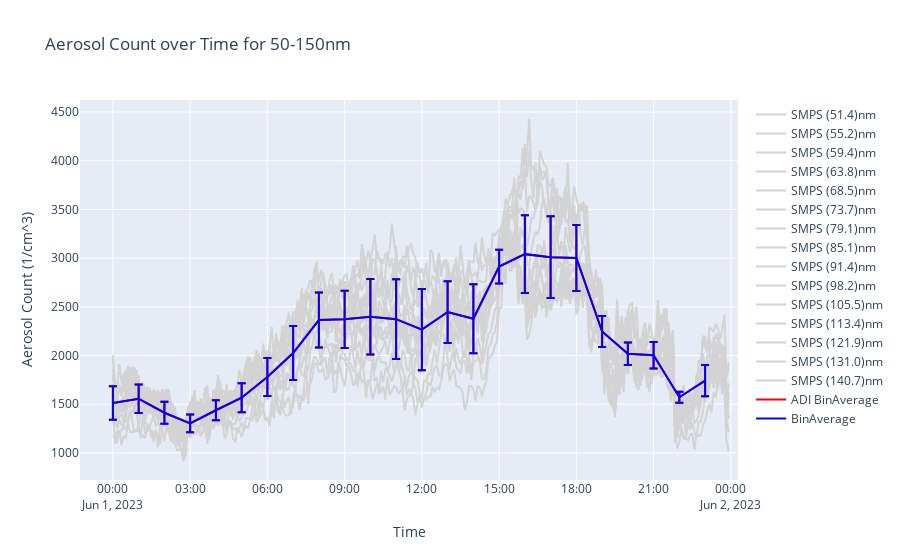

The notebook cell this image was saved under:
### Code cell
fig = go.Figure()

i = 1  # output dia bin # (0-10) 

filtered_smps = smps.sel(diameter_mobility=slice(*avg_ds["diameter_mobility_bounds"].values[i]))

for d in range(0, len(filtered_smps["diameter_mobility"]), 2):
    dia = filtered_smps.diameter_mobility.values[d]
    fig.add_trace(go.Scatter(
        x=filtered_smps["time"].values, 
        y=filtered_smps["dN_dlogDp"].values[:, d],
        mode='lines',
        name=f'SMPS ({dia:.1f})nm',
        marker_color="lightgrey"
    ))

fig.add_trace(go.Scatter(
    x=adi_bin_avg["time"].values, 
    y=adi_bin_avg["aerosol_count"].values[:, i],
    error_y=dict(array=adi_bin_avg["aerosol_count_std"].values[:, i]),
    mode="lines",
    name="ADI BinAverage",
    marker=dict(color="red"),
))

fig.add_trace(go.Scatter(
    x=avg_ds["time"].values, 
    y=avg_ds["dN_dlogDp"].values[:, i],
    error_y=dict(array=avg_ds["dN_dlogDp_std"].values[:, i]),
    mode='lines',
    name='BinAverage',
    marker=dict(color="blue"),
))

# Update layout
dia_bounds = adi_bin_avg["diameter_bounds"].values[i]
fig.update_layout(
    title=f'Aerosol Count over Time for {int(dia_bounds[0])}-{int(dia_bounds[1])}nm',
    xaxis_title='Time',
    yaxis_title="Aerosol Count (1/cm^3)",
)

# Show plot
fig.show()

### Figure 1 — Plotly figure (JSON) as saved in the notebook; plotly's stock layout.template omitted (floating-point values rounded to 4 significant figures; data arrays with more than 128 entries replaced by an {"elided": "..."} marker saying what was removed)
{"data": [{"marker": {"color": "lightgrey"}, "mode": "lines", "name": "SMPS (51.4)nm", "type": "scatter", "x": {"elided": "288 str values"}, "y": {"elided": "288 float values"}}, {"marker": {"color": "lightgrey"}, "mode": "lines", "name": "SMPS (55.2)nm", "type": "scatter", "x": {"elided": "288 str values"}, "y": {"elided": "288 float values"}}, {"marker": {"color": "lightgrey"}, "mode": "lines", "name": "SMPS (59.4)nm", "type": "scatter", "x": {"elided": "288 str values"}, "y": {"elided": "288 float values"}}, {"marker": {"color": "lightgrey"}, "mode": "lines", "name": "SMPS (63.8)nm", "type": "scatter", "x": {"elided": "288 str values"}, "y": {"elided": "288 float values"}}, {"marker": {"color": "lightgrey"}, "mode": "lines", "name": "SMPS (68.5)nm", "type": "scatter", "x": {"elided": "288 str values"}, "y": {"elided": "288 float values"}}, {"marker": {"color": "lightgrey"}, "mode": "lines", "name": "SMPS (73.7)nm", "type": "scatter", "x": {"elided": "288 str values"}, "y": {"elided": "288 float values"}}, {"marker": {"color": "lightgrey"}, "mode": "lines", "name": "SMPS (79.1)nm", "type": "scatter", "x": {"elided": "288 str values"}, "y": {"elided": "288 float values"}}, {"marker": {"color": "lightgrey"}, "mode": "lines", "name": "SMPS (85.1)nm", "type": "scatter", "x": {"elided": "288 str values"}, "y": {"elided": "288 float values"}}, {"marker": {"color": "lightgrey"}, "mode": "lines", "name": "SMPS (91.4)nm", "type": "scatter", "x": {"elided": "288 str values"}, "y": {"elided": "288 float values"}}, {"marker": {"color": "lightgrey"}, "mode": "lines", "name": "SMPS (98.2)nm", "type": "scatter", "x": {"elided": "288 str values"}, "y": {"elided": "288 float values"}}, {"marker": {"color": "lightgrey"}, "mode": "lines", "name": "SMPS (105.5)nm", "type": "scatter", "x": {"elided": "288 str values"}, "y": {"elided": "288 float values"}}, {"marker": {"color": "lightgrey"}, "mode": "lines", "name": "SMPS (113.4)nm", "type": "scatter", "x": {"elided": "288 str values"}, "y": {"elided": "288 float values"}}, {"marker": {"color": "lightgrey"}, "mode": "lines", "name": "SMPS (121.9)nm", "type": "scatter", "x": {"elided": "288 str values"}, "y": {"elided": "288 float values"}}, {"marker": {"color": "lightgrey"}, "mode": "lines", "name": "SMPS (131.0)nm", "type": "scatter", "x": {"elided": "288 str values"}, "y": {"elided": "288 float values"}}, {"marker": {"color": "lightgrey"}, "mode": "lines", "name": "SMPS (140.7)nm", "type": "scatter", "x": {"elided": "288 str values"}, "y": {"elided": "288 float values"}}, {"error_y": {"array": [172.0, 146.2, 112.5, 91.92, 103.1, 148.5, 194.5, 277.7, 282.5, 293.2, 388.0, 409.0, 417.9, 317.2, 354.0, 174.3, 398.9, 420.7, 339.3, 158.9, 116.5, 136.0, 56.19, 160.6]}, "marker": {"color": "red"}, "mode": "lines", "name": "ADI BinAverage", "type": "scatter", "x": ["2023-06-01T00:00:00.000000000", "2023-06-01T01:00:00.000000000", "2023-06-01T02:00:00.000000000", "2023-06-01T03:00:00.000000000", "2023-06-01T04:00:00.000000000", "2023-06-01T05:00:00.000000000", "2023-06-01T06:00:00.000000000", "2023-06-01T07:00:00.000000000", "2023-06-01T08:00:00.000000000", "2023-06-01T09:00:00.000000000", "2023-06-01T10:00:00.000000000", "2023-06-01T11:00:00.000000000", "2023-06-01T12:00:00.000000000", "2023-06-01T13:00:00.000000000", "2023-06-01T14:00:00.000000000", "2023-06-01T15:00:00.000000000", "2023-06-01T16:00:00.000000000", "2023-06-01T17:00:00.000000000", "2023-06-01T18:00:00.000000000", "2023-06-01T19:00:00.000000000", "2023-06-01T20:00:00.000000000", "2023-06-01T21:00:00.000000000", "2023-06-01T22:00:00.000000000", "2023-06-01T23:00:00.000000000"], "y": [1512.0, 1556.0, 1413.0, 1303.0, 1438.0, 1567.0, 1779.0, 2026.0, 2364.0, 2372.0, 2398.0, 2374.0, 2266.0, 2447.0, 2378.0, 2913.0, 3041.0, 3011.0, 3002.0, 2247.0, 2018.0, 2002.0, 1572.0, 1742.0]}, {"error_y": {"array": [172.0, 146.2, 112.5, 91.92, 103.1, 148.5, 194.5, 277.7, 282.5, 293.2, 388.0, 409.0, 417.9, 317.2, 354.0, 174.3, 398.9, 420.7, 339.3, 158.9, 116.5, 136.0, 56.19, 160.6]}, "marker": {"color": "blue"}, "mode": "lines", "name": "BinAverage", "type": "scatter", "x": ["2023-06-01T00:00:00.000000000", "2023-06-01T01:00:00.000000000", "2023-06-01T02:00:00.000000000", "2023-06-01T03:00:00.000000000", "2023-06-01T04:00:00.000000000", "2023-06-01T05:00:00.000000000", "2023-06-01T06:00:00.000000000", "2023-06-01T07:00:00.000000000", "2023-06-01T08:00:00.000000000", "2023-06-01T09:00:00.000000000", "2023-06-01T10:00:00.000000000", "2023-06-01T11:00:00.000000000", "2023-06-01T12:00:00.000000000", "2023-06-01T13:00:00.000000000", "2023-06-01T14:00:00.000000000", "2023-06-01T15:00:00.000000000", "2023-06-01T16:00:00.000000000", "2023-06-01T17:00:00.000000000", "2023-06-01T18:00:00.000000000", "2023-06-01T19:00:00.000000000", "2023-06-01T20:00:00.000000000", "2023-06-01T21:00:00.000000000", "2023-06-01T22:00:00.000000000", "2023-06-01T23:00:00.000000000"], "y": [1512.0, 1556.0, 1413.0, 1303.0, 1438.0, 1567.0, 1779.0, 2026.0, 2364.0, 2372.0, 2398.0, 2374.0, 2266.0, 2447.0, 2378.0, 2913.0, 3041.0, 3011.0, 3002.0, 2247.0, 2018.0, 2002.0, 1572.0, 1742.0]}], "layout": {"title": {"text": "Aerosol Count over Time for 50-150nm"}, "xaxis": {"title": {"text": "Time"}}, "yaxis": {"title": {"text": "Aerosol Count (1/cm^3)"}}}}
